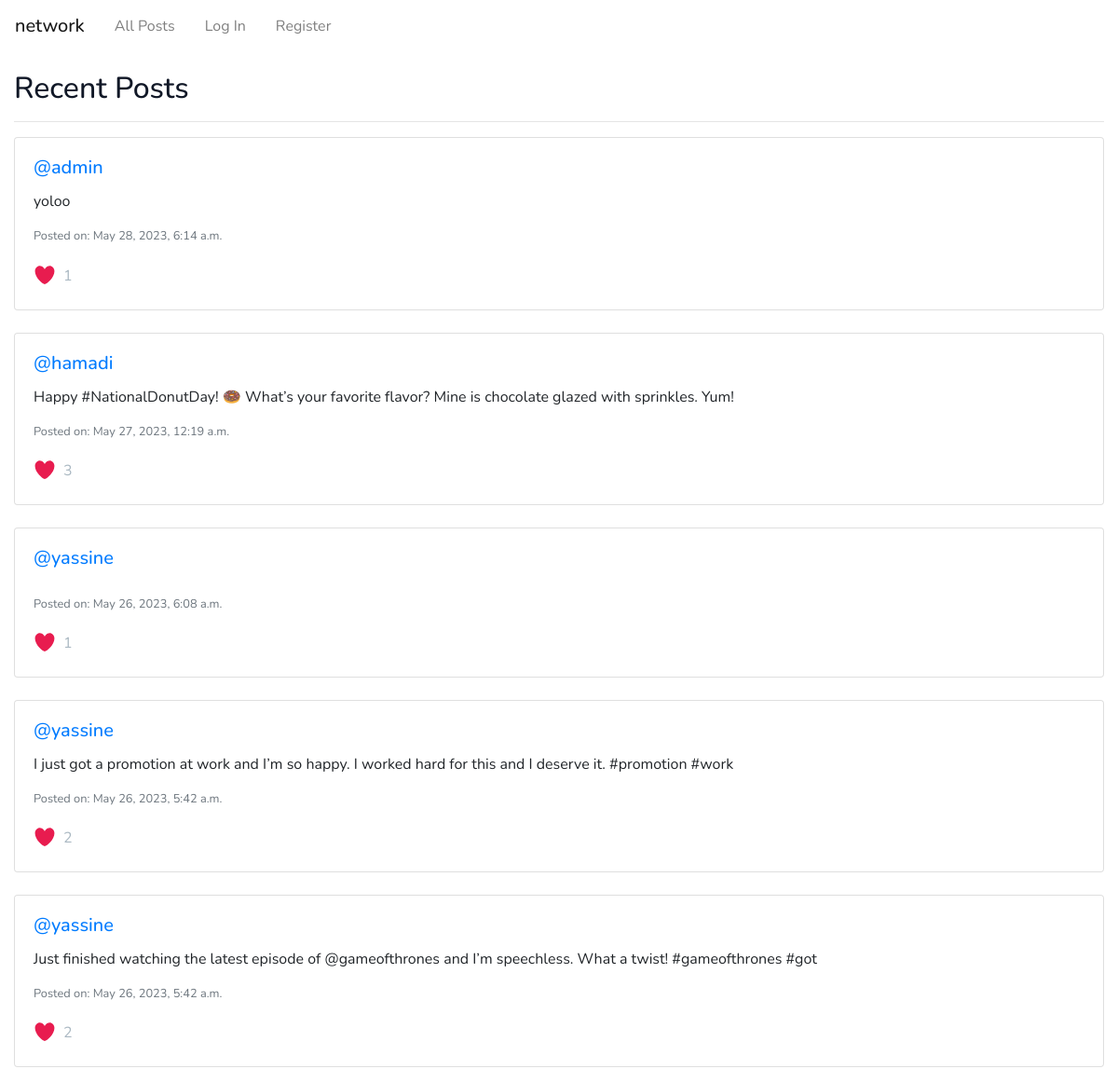
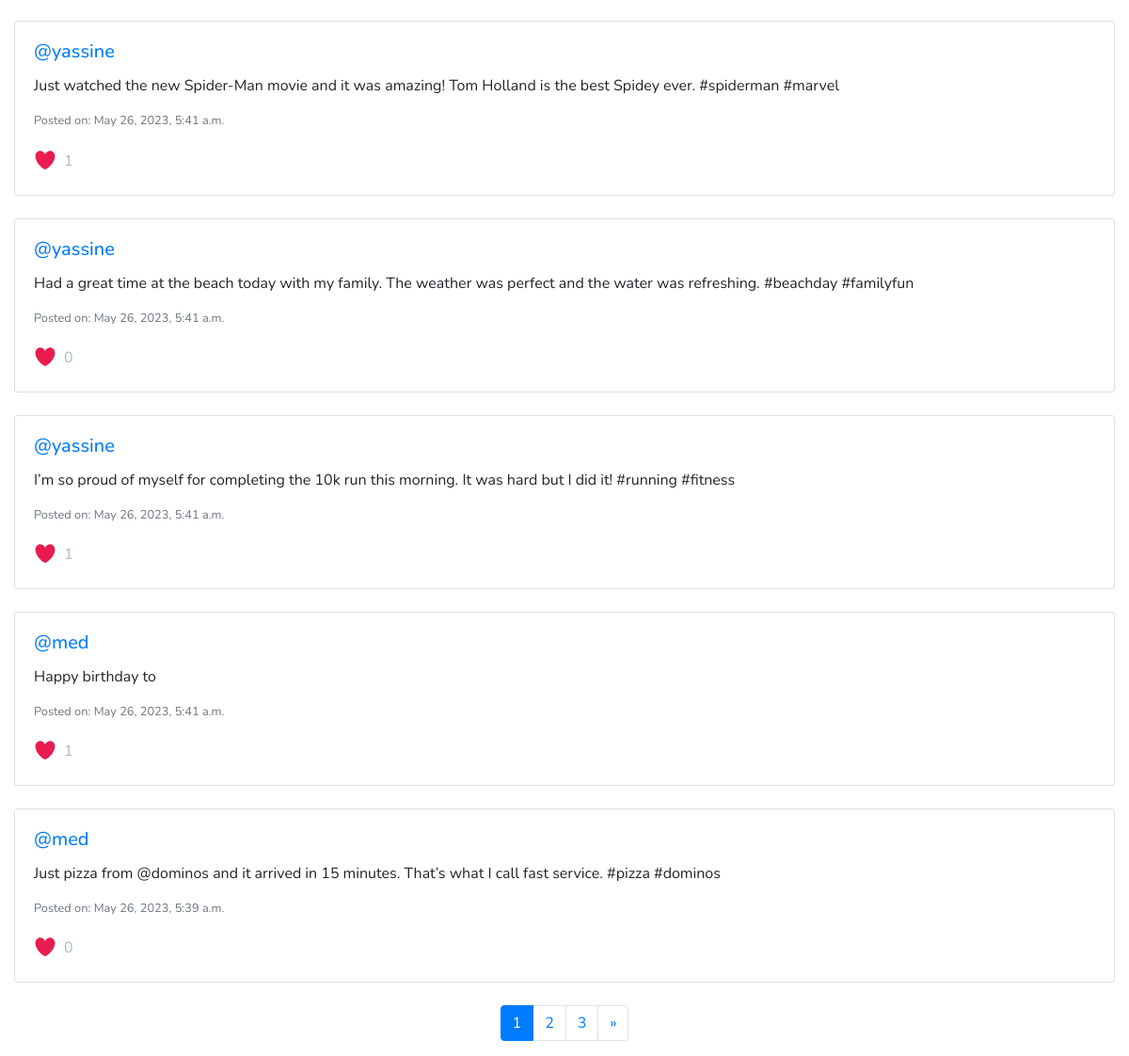
Before: / with the older database file (2 pictures, top to bottom).
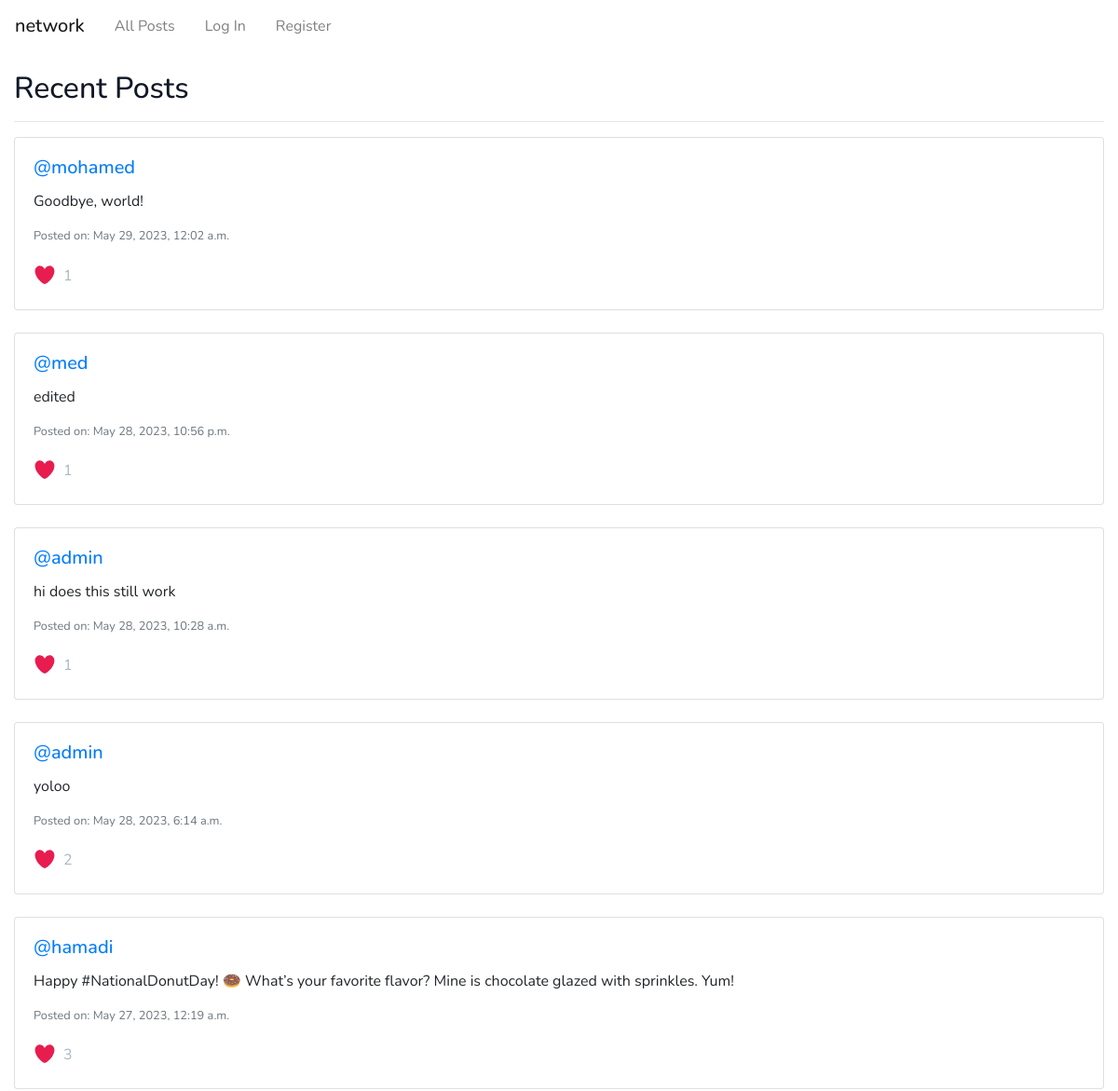
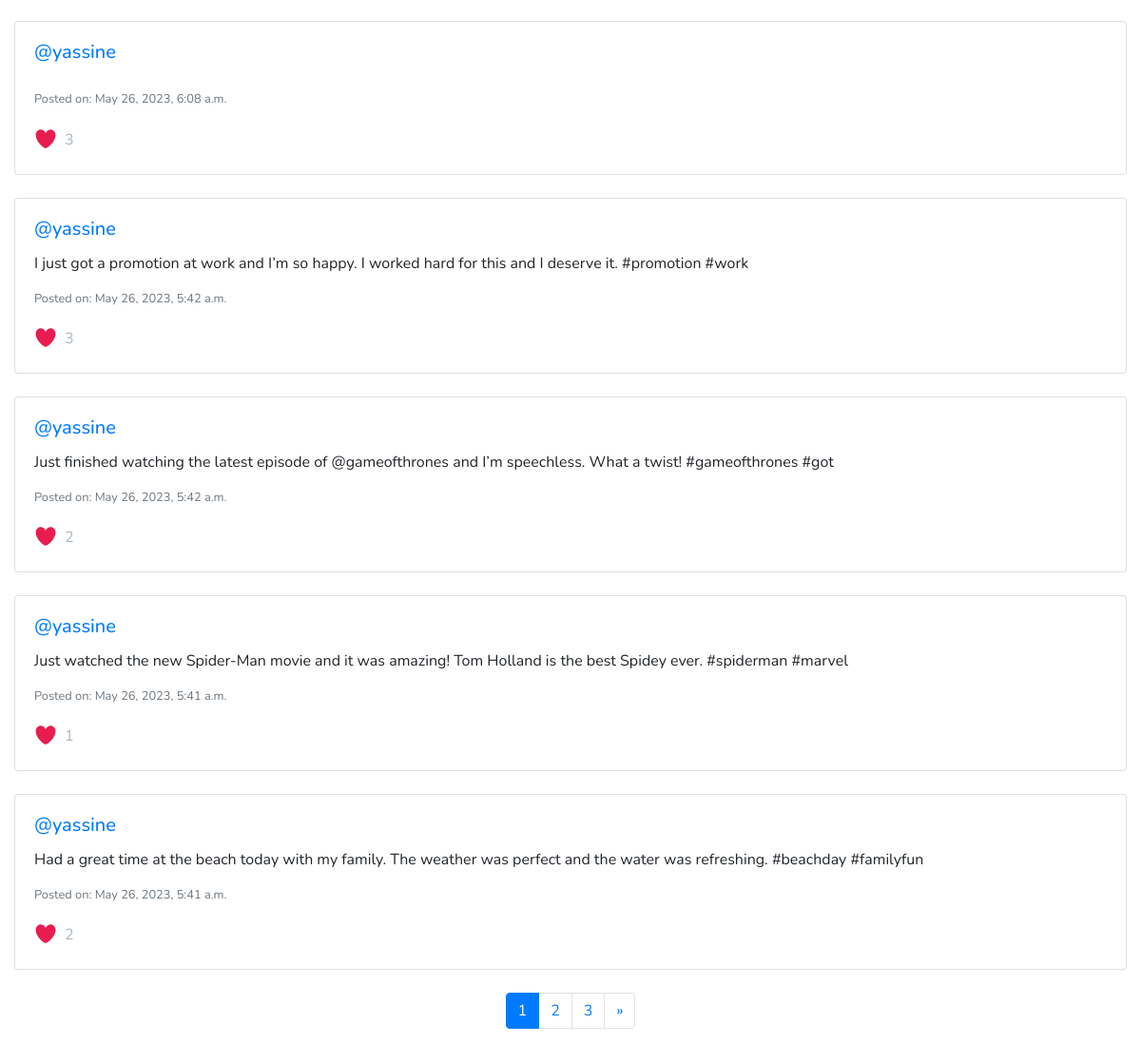
After: the same page with the newer database file (2 pictures, top to bottom).
### network/models.py (models this page shows)
class Post(models.Model):
    user = models.ForeignKey(User, on_delete=models.CASCADE, related_name="author")
    content = models.CharField(max_length=280)
    timestamp = models.DateTimeField(auto_now_add=True)
    likes = models.ManyToManyField(User, related_name="liked_posts")

class User(AbstractUser):
    followers = models.ManyToManyField(
        "self", symmetrical=False, blank=True, related_name="following"
    )

### network/views.py (the view)
# urls.py: path("", views.index, name="index"),
def index(request):
    if request.method == "POST":
        if "new-post" in request.POST:
            post_content = request.POST["post-content"]
            new_post = Post(content=post_content, user=request.user)
            new_post.save()
            return HttpResponseRedirect(reverse("index"))
    liked_post_ids = []
    if request.user.is_authenticated:
        liked_post_ids = request.user.liked_posts.values_list("id", flat=True)
    posts = Post.objects.all().order_by("-timestamp")
    paginator = Paginator(posts, 10)  # Show 10 posts per page
    page_number = request.GET.get("page")
    page_obj = paginator.get_page(page_number)
    return render(
        request,
        "network/index.html",
        {
            "page_obj": page_obj,
            "liked_post_ids": liked_post_ids,
        },
    )

### network/templates/network/index.html (shortened to what this page needs)
{% extends "network/layout.html" %}
{% block body %}
<div class="container-fluid">
  <h2 style="margin-top: 20px; color:#111827
">Recent Posts</h2>
  <hr>
</div>
<div class="container-fluid">
  {% for post in page_obj %}
    <div class="card mb-4">
      <div class="card-body">
        <h5 class="card-title"><a href="{% url 'profile' post.user.username %}">@{{ post.user.username }}</a></h5>
        <p id="post-content-{{ post.id }}" class="card-text">{{ post.content }}</p>
        <p class="card-text text-muted">
          <small>Posted on: {{ post.timestamp }}</small>
        </p>
        <p class="card-text">
          <span class="like-count" data-post-id="{{ post.id }}">
            {{ post.likes.count }}
          </span>
        </p>
      </div>
    </div>
  {% empty %}
    <p>No posts available.</p>
  {% endfor %}
</div>
<div class="pagination justify-content-center">
  <ul class="pagination">
    {% for num in page_obj.paginator.page_range %}
    {% if page_obj.number == num %}
    <li class="page-item active" aria-current="page">
      <span class="page-link"
        >{{ num }} <span class="sr-only">(current)</span></span
      >
    </li>
    {% else %}
    <li class="page-item">
      <a class="page-link" href="?page={{ num }}">{{ num }}</a>
    </li>
    {% endif %}
    {% endfor %}
    {% if page_obj.has_next %}
    <li class="page-item">
      <a
        class="page-link"
        href="?page={{ page_obj.next_page_number }}"
        aria-label="Next"
      >
        <span aria-hidden="true">&raquo;</span>
      </a>
    </li>
    {% endif %}
  </ul>
</div>
{% endblock %}

Changed rows visible on the page:
no longer on this page (row unchanged): Post: user.username "yassine", content "I’m so proud of myself for completing the 10k run this morning. It was hard but I did it! #running #fitness", timestamp "May 26, 2023, 5:41 a.m.", likes.count "1"
no longer on this page (row edited): Post: user.username "med", content "Happy birthday to", timestamp "May 26, 2023, 5:41 a.m.", likes.count "1"
no longer on this page (row unchanged): Post: user.username "med", content "Just pizza from @dominos and it arrived in 15 minutes. That’s what I call fast service. #pizza #dominos", timestamp "May 26, 2023, 5:39 a.m.", likes.count "0"
added Post: user.username "mohamed", content "Goodbye, world!", timestamp "May 29, 2023, 12:02 a.m.", likes.count "1"
added Post: user.username "med", content "edited", timestamp "May 28, 2023, 10:56 p.m.", likes.count "1"
added Post: user.username "admin", content "hi does this still work", timestamp "May 28, 2023, 10:28 a.m.", likes.count "1"
computed for Post "yoloo": likes.count "1" → "2"
computed for Post "May 26, 2023, 6:08 a.m.": likes.count "1" → "3"
computed for Post (number 7 of 10 on the later page): likes.count "2" → "3"
computed for Post (number 10 of 10 on the later page): likes.count "0" → "2"
